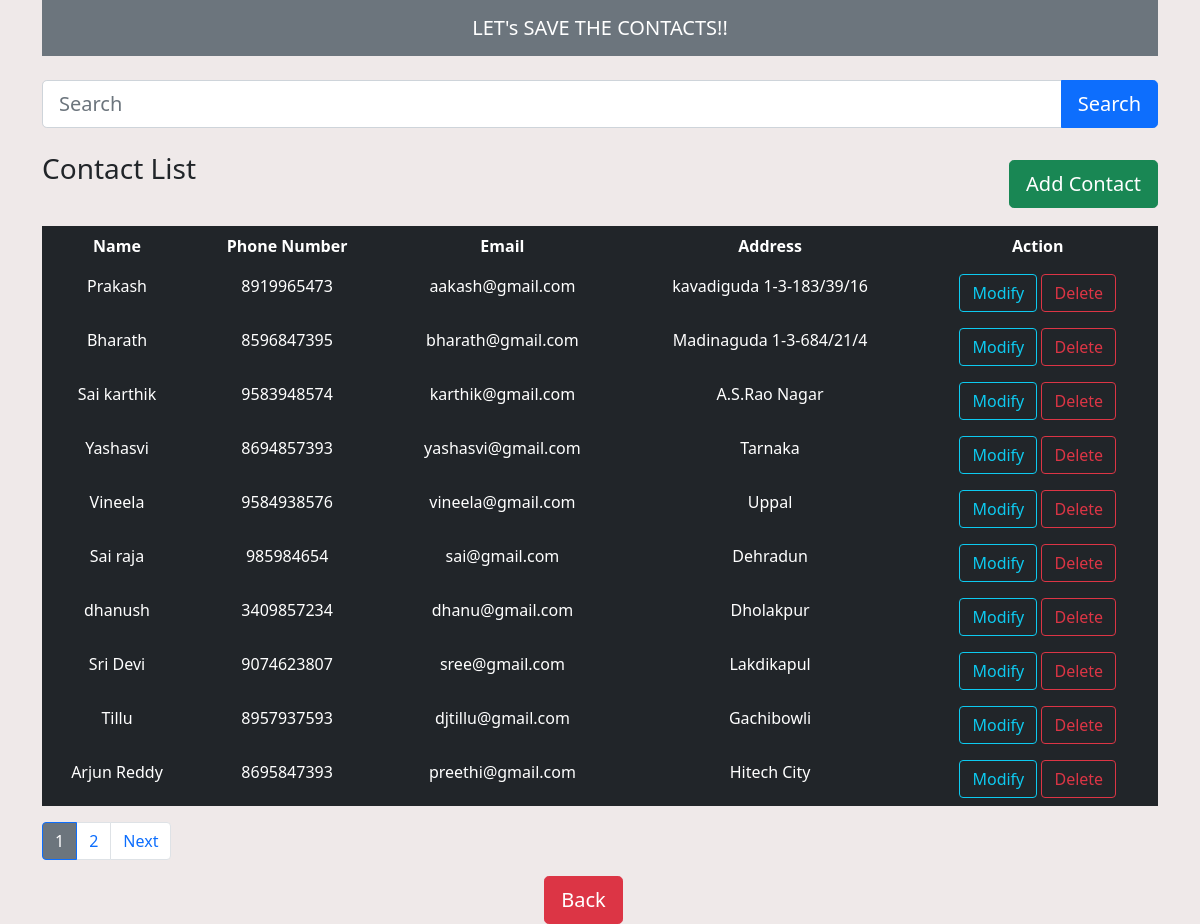
The page /home/?page=1 on the database its author committed.
### main/models.py (models this page shows, shortened)
class Contact(models.Model):
    name=models.CharField(max_length=100)
    phno=models.BigIntegerField()
    email=models.CharField(max_length=50)
    address=models.TextField()

### main/views.py (the view)
# urls.py: path('home/',views.home,name='home'),
def home(request):
    data=Contact.objects.all()
    if 'q' in request.GET:
        q=request.GET['q']
        data=Contact.objects.filter(Q(name__icontains=q)|Q(phno__icontains=q)|Q(email__icontains=q))
    paginator=Paginator(data,10)
    page_number=request.GET.get('page',10)
    data=paginator.get_page(page_number)
    return render(request,'home.html',{'data':data})

### main/templates/home.html (shortened to what this page needs)
{% load static %}
<!DOCTYPE html>
<html lang="en">
<head>
    <link rel="stylesheet" href="{% static 'bootstrap.min.css' %}">
</head>
<body >
    <div class="colorful">
    <main class="container" >
        <nav class="navbar bg-secondary navbar-dark navbar-expand-lg" >
            <a href="" class="navbar-brand mx-auto" >LET's SAVE THE CONTACTS!!  </a>
        </nav>
        <form class="my-4" action="/home">
            <div class="input-group mb-3">
                <input type="text" name="q" class="form-control form-control-lg" placeholder="Search" />
                <button class="btn btn-primary btn-lg" type="submit" id="button-addon2">Search</button>
            </div>
        </form>
        <h3 class="my-3">Contact List <a href="/add-contact" class="float-end btn btn-lg btn-success mt-2">Add Contact</a></h3>
        <br>
        <table class="table table-borderless table-dark">
            <tr class="table-dark">
                <th>Name</th>
                <th>Phone Number </th>
                <th>Email</th>
                <th>Address</th>
                <th>Action</th>
            </tr>
            {% if data %}
                {% for contact in data %}
                <tr class="table-dark">
                    <td>{{contact.name}}</td>
                    <td>{{contact.phno}}</td>
                    <td>{{contact.email}}</td>
                    <td>{{contact.address}}</td>
                    <td>
                        <a href="/update-contact/{{contact.id}}" class="btn btn-outline-info   btm-sm">Modify</a>
                        <a onclick="return confirm('Are you sure you want to delete this data?')" href="/delete-contact/{{contact.id}}" class="btn btn-outline-danger btm-sm">Delete</a>
                    </td>
                </tr>
                {% endfor %}
            {% endif %}
        </table>
        <nav aria-label="...">
            <ul class="pagination">
                {% for i in data.paginator.page_range %}
                    {% if data.number == i %}
                    <li class="page-item active" aria-current="page">
                        <a class="page-link bg-secondary" href="#">{{i}}</a>
                    </li>
                    {% else %}
                    <li class="page-item"><a class="page-link" href="?page={{i}}">{{i}}</a></li>
                    {% endif %}
                {% endfor %}
                {% if data.has_next %}
                <li class="page-item">
                    <a class="page-link" href="?page={{data.next_page_number}}" tabindex="-1" aria-disabled="true">Next</a>
                </li>
                {% endif %}
            </ul>
        </nav>
        <a href="/" class="btn btn-danger btn-lg" id="backbtn">Back</a>
    </main>
    </div>
</body>
</html>

### main/templates/home.html (style rules this page uses)
body { background-color: rgb(239, 233, 233) }
th,td { text-align: center; }
#backbtn { margin-left: 45%; }

### rows shown on the page
Contact: name "Prakash", phno "8919965473", email "aakash@gmail.com", address "kavadiguda 1-3-183/39/16"
Contact: name "Bharath", phno "8596847395", email "bharath@gmail.com", address "Madinaguda 1-3-684/21/4"
Contact: name "Sai karthik", phno "9583948574", email "karthik@gmail.com", address "A.S.Rao Nagar"
Contact: name "Yashasvi", phno "8694857393", email "yashasvi@gmail.com", address "Tarnaka"
Contact: name "Vineela", phno "9584938576", email "vineela@gmail.com", address "Uppal"
Contact: name "Sai raja", phno "985984654", email "sai@gmail.com", address "Dehradun"
Contact: name "dhanush", phno "3409857234", email "dhanu@gmail.com", address "Dholakpur"
Contact: name "Sri Devi", phno "9074623807", email "sree@gmail.com", address "Lakdikapul"
Contact: name "Tillu", phno "8957937593", email "djtillu@gmail.com", address "Gachibowli"
Contact: name "Arjun Reddy", phno "8695847393", email "preethi@gmail.com", address "Hitech City"

### other values the page prints
{{ i }} "1"
{{ i }} "2"
